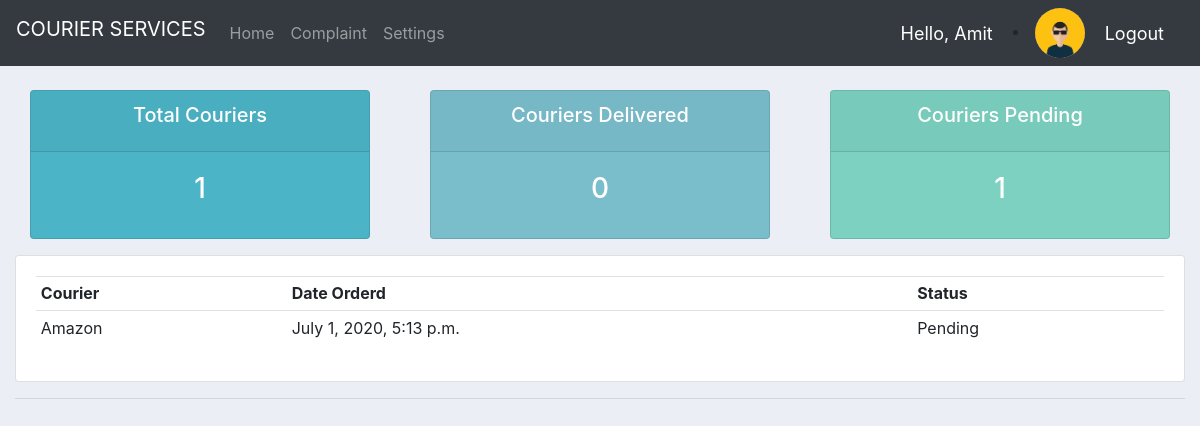
Page /user/ (signed in) on the committed database.
### courier/models.py (models this page shows, shortened)
class Student(models.Model):
    user = models.OneToOneField(User, null=True, on_delete=models.CASCADE)
    enrollment_no = models.IntegerField(null=True)
    name = models.CharField(max_length=200, null=True)
    room_no = models.CharField(max_length=10, null=True)
    phone = models.IntegerField(null=True)
    email = models.CharField(max_length=200, null=True)
    profile_pic = models.ImageField(default='default.png',null=True, blank=True)
    date_created = models.DateTimeField(auto_now_add=True, null=True)

class Order(models.Model):
    STATUS = (
        ('Pending', 'Pending'),
        ('Delivered', 'Delivered'),
    )
    student = models.ForeignKey(Student, null=True, on_delete=models.SET_NULL)
    company = models.ForeignKey(Company, null=True, on_delete=models.SET_NULL)
    date_created = models.DateTimeField(auto_now_add=True, null=True)
    status = models.CharField(max_length=200, null=True, choices=STATUS)

class Company(models.Model):
    name = models.CharField(max_length=200, null=True)
    description = models.CharField(max_length=200, null=True, blank=True)
    date_created = models.DateTimeField(auto_now_add=True, null=True)
    def __str__(self):
        return self.name

### courier/decorators.py (the view)
        def wrapper_func(request, *args, **kwargs):
            group = None
            if request.user.groups.exists():
                group = request.user.groups.all()[0].name
            if group in allowed_roles:
                return view_func(request, *args, **kwargs)
            else:
                return HttpResponse('You are not authorized to view this page')

### courier/views.py (called while the page is built)
@login_required(login_url='login')
@allowed_users(allowed_roles=['student'])
def userPage(request):
    orders = request.user.student.order_set.all()
    total_orders = orders.count()
    delivered = orders.filter(status='Delivered').count()
    pending = orders.filter(status='Pending').count()
    context = {'orders': orders, 'total_orders': total_orders, 'delivered': delivered, 'pending': pending}
    return render(request, 'courier/user.html',context)

### courier/templates/courier/user.html
{%  extends 'courier/main.html' %}
{% block content %}
{% include 'courier/status.html' %}
   <div class="row">
	<div class="col-md">
		<div class="card card-body">
			<table class="table table-sm">
				<tr>
					<th>Courier</th>
					<th>Date Orderd</th>
					<th>Status</th>
				</tr>
                {% for order in orders %}
                    <tr>
                    <td>{{ order.company }}</td>
                    <td>{{ order.date_created }}</td>
                    <td>{{ order.status }}</td>
                    </tr>
                {% endfor %}
			</table>
		</div>
	</div>
</div>
{% endblock content %}

### courier/templates/courier/navbar.html (shortened to what this page needs)
{% load static %}
<nav class="navbar navbar-expand-lg navbar-dark bg-dark">
    <label class="navbar-brand">COURIER SERVICES</label>
  <div class="collapse navbar-collapse" id="navbarNav">
    <ul class="navbar-nav">
         {% if request.user.is_staff %}
      <li class="nav-item active">
        <a class="nav-link" href="{% url 'home' %}">Home</a>
      </li>
      <li class="nav-item">
        <a class="nav-link" href="{% url 'company' %}">Companies</a>
      </li>
        <li class="nav-item">
        <a class="nav-link" href="{% url 'register' %}">Register</a>
      </li>
             <li class="nav-item">
        <a class="nav-link" href={% url 'admin_complaint' %}>Complaint</a>
      </li>
             {% else %}
             <li class="nav-item">
        <a class="nav-link" href="{% url 'user-page' %}">Home</a>
      </li>
            <li class="nav-item">
        <a class="nav-link" href={% url 'room' request.user.student.id %}>Complaint</a>
      </li>
       <li class="nav-item">
        <a class="nav-link" href="{% url 'user_settings' %}">Settings</a>
      </li>
        {% endif %}
    </ul>
  </div>
{% if request.user.is_staff %}
    <span class="hello-msg" >Hello, {{ request.user }}</span>
    {% else %}
    <span class="hello-msg" >Hello, {{ request.user.student.name }}</span>
{% endif %}
{% if request.user.is_staff %}
    <li class="nav-item">
       <img class="img" src="{% static 'images/admin.jpeg' %}" height="50px" >
      </li>
       {% else %}
    <li class="nav-item">
       <img class="img" src="{{request.user.student.profile_pic.url}}" height="50px" >
      </li>
{% endif %}
    <span><a class="hello-msg" href="{% url 'logout' %}" >Logout</a></span>
</nav>

### static/css/main.css (style rules this page uses)
body { background-color: #ebeff5; }

### courier/templates/courier/navbar.html (style rules this page uses)
.hello-msg { font-size: 18px; color: #ffffff; margin-right: 20px; margin-left: 20px; }
.img { border-radius: 50%; }

### rows in the picture
Order: company "Amazon", date_created "July 1, 2020, 5:13 p.m.", status "Pending"

### other values in the picture
{{ request.user.student.name }} "Amit"
{{ total_orders }} "1"
{{ delivered }} "0"
{{ pending }} "1"
